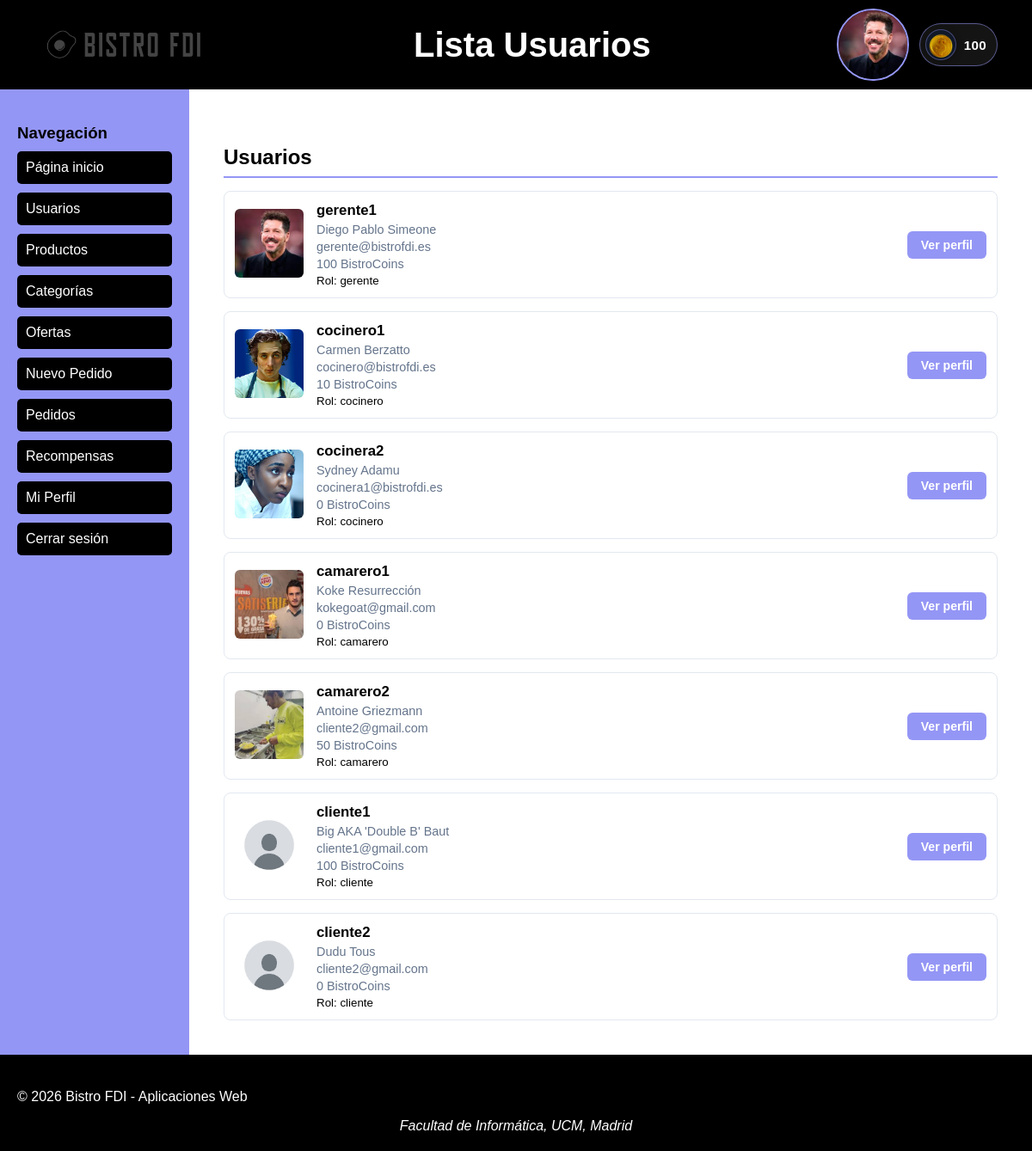
/includes/vistas/listaUsuarios.php (signed in), run on the app's committed database.
### tables this page shows
CREATE TABLE IF NOT EXISTS `Usuarios` (
  `id`             int(11)      NOT NULL AUTO_INCREMENT,
  `nombreUsuario`  varchar(50) NOT NULL,
  `email`          varchar(100) NOT NULL,
  `nombre`         varchar(100) NOT NULL,
  `apellidos`      varchar(150) NOT NULL,
  `password`       varchar(255) NOT NULL,
  `avatar`         varchar(255),
  `saldo_bistrocoins`int(11)    NOT NULL DEFAULT 0,
  `activo`         tinyint(1)   NOT NULL DEFAULT 1,
  `fecha_creacion` datetime     NOT NULL DEFAULT CURRENT_TIMESTAMP,
  PRIMARY KEY (`id`),
  UNIQUE KEY `uq_nombreUsuario` (`nombreUsuario`)
);

CREATE TABLE IF NOT EXISTS `Roles` (
  `id`        int(11)     NOT NULL AUTO_INCREMENT,
  `nombre`    varchar(50) NOT NULL,
  PRIMARY KEY (`id`),
  UNIQUE KEY `uq_rol_nombre` (`nombre`)
);

### includes/Usuario/UsuarioDB.php (called while the page is built, shortened)
<?php
class UsuarioDB
{
  public static function listarTodos()
  {
    $conn = Aplicacion::getInstance()->getConexionBd();
    $query = $conn->prepare("SELECT * FROM Usuarios");
    $query->execute();
    $rs = $query->get_result();
    $usuarios = [];
    while ($fila = $rs->fetch_assoc()) {
      $usuarios[] = new Usuario($fila['nombreUsuario'], $fila['password'], $fila['nombre'], $fila['apellidos'], $fila['email'], $fila['avatar'], $fila['saldo_bistrocoins'], $fila["id"]);
    }
    return $usuarios;
  }
  public static function buscarPorNombre($nombreUsuario)
  {
    $conn = Aplicacion::getInstance()->getConexionBd();
    $query = $conn->prepare("SELECT * FROM Usuarios U WHERE U.nombreUsuario=?");
    $query->bind_param("s", $nombreUsuario);
    $query->execute();
    $rs = $query->get_result();
    $fila = $rs->fetch_assoc();
    if ($fila) {
      Rol::cargarRol($fila['id']);
      $user = new Usuario($fila['nombreUsuario'], $fila['password'], $fila['nombre'], $fila['apellidos'], $fila['email'], $fila['avatar'], $fila['saldo_bistrocoins'], $fila['id']);
      return $user;
    }
    return null;
  }
}

### includes/Usuario/UsuarioService.php (called while the page is built, shortened)
<?php
require_once dirname(__DIR__, 2) . '/includes/config.php';
class UsuarioService
{
  public static function listarTodos()
  {
    return UsuarioDB::listarTodos();
  }
}

### includes/config.php (called while the page is built, shortened)
<?php
spl_autoload_register(function ($class) {
  $prefix = 'es\\ucm\\fdi\\aw\\';
  $base_dir = __DIR__ . '/';
  $len = strlen($prefix);
  $relative_class = substr($class, $len);
  $file = $base_dir . str_replace('\\', '/', $relative_class) . '.php';
});

### includes/Usuario/Usuario.php (called while the page is built, shortened)
<?php
class Usuario
{
  private $nombreUsuario;
  private $nombre;
  private $apellidos;
  private $email;
  private $avatar;
  private $saldo_bistrocoins;
  public function __construct($nombreUsuario, $password, $nombre, $apellidos, $email, $avatar, $saldo_bistrocoins = null, $id = null)
  {
    $this->nombreUsuario = $nombreUsuario;
    $this->nombre = $nombre;
    $this->apellidos = $apellidos;
    $this->email = $email;
    $this->avatar = $avatar;
    $this->saldo_bistrocoins = $saldo_bistrocoins;
  }
  public function getNombreUsuario()
  {
    return $this->nombreUsuario;
  }
  public function getNombre()
  {
    return $this->nombre;
  }
  public function getEmail()
  {
    return $this->email;
  }
  public function getApellidos()
  {
    return $this->apellidos;
  }
  public function getAvatar()
  {
    return $this->avatar;
  }
  public function getSaldoBistrocoins()
  {
    return $this->saldo_bistrocoins;
  }
}

### includes/Usuario/Rol.php (called while the page is built, shortened)
<?php
class Rol
{
  private $nombre;
  public function __construct($id, $nombre = null)
  {
    $this->nombre = $nombre;
  }
  public function getNombre()
  {
    return $this->nombre;
  }
  public static function cargarRol($idUsuario)
  {
    $conn = Aplicacion::getInstance()->getConexionBd();
    $query = $conn->prepare("SELECT Roles.id, Roles.nombre FROM Roles INNER JOIN RolesUsuario ON Roles.id = RolesUsuario.rol WHERE RolesUsuario.usuario=?");
    $query->bind_param("i", $idUsuario);
    $query->execute();
    $rs = $query->get_result();
    if ($rs) {
      $rsRol = $rs->fetch_assoc();
      if ($rsRol != null) {
        $rol = new Rol(intval($rsRol['id']), $rsRol['nombre']);
        return $rol;
      }
    } else {
      error_log("Error BD ({$conn->errno}): {$conn->error}");
    }
    return null;
  }
}

### includes/vistas/login/listarUsuarios.php (the view, shortened to what this page needs)
<?php
class listarUsuarios
{
  public static function listarUsuarios()
  {
    $filas = "";
    $usuarios = UsuarioService::listarTodos();
    foreach ($usuarios as $u) {
      $rol = Rol::cargarRol($u->getId());
      $avatar_img = "<img src='" . RUTA_APP . $u->getAvatar() . "' alt='{$u->getNombreUsuario()}'>";
      $perfilUrl = "perfilUsuario.php?nombreUsuario={$u->getNombreUsuario()}";
      $saldo = $u->getSaldoBistrocoins() . " BistroCoins";
      $filas .= <<<FILA
        <div class="categoria-item">
            <div class="categoria-imagen">
                {$avatar_img}
            </div>
            <div class="categoria-info">
                <strong class="categoria-nombre">{$u->getNombreUsuario()}</strong>
                <span class="categoria-descripcion">
                    {$u->getNombre()} {$u->getApellidos()}
                </span>
                <span class="categoria-descripcion">
                    {$u->getEmail()}
                </span>
                <span class="categoria-descripcion">
                    {$saldo}
                </span>
                <small>Rol: {$rol->getNombre()}</small>
            </div>
            <div class="categoria-acciones">
                <a href="{$perfilUrl}" class="btn btn-ver">Ver perfil</a>
            </div>
        </div>
        FILA;
    }
    return $filas;
  }
}

### includes/vistas/common/header.php (shortened to what this page needs)
<?php
$saldoCliente = null;
if (
    Aplicacion::estaLogueado()
    && !empty($_SESSION['nombreUsuario'])
) {
    $usuarioActual = UsuarioDB::buscarPorNombre($_SESSION['nombreUsuario']);
    if ($usuarioActual) {
        $saldoCliente = (int) $usuarioActual->getSaldoBistrocoins();
    }
}
?>
<header>
    <img src="<?php echo RUTA_IMGS; ?>/logo2.png" alt="Logo de Bistro FDI">
    <h1><?= $tituloHeader ?></h1>
    <div class="saludo">
        <?php if (isset($_SESSION['login']) && $_SESSION['login'] === true): ?>
            <img src="<?= RUTA_APP . htmlspecialchars($_SESSION['avatar']) ?>" width="80" height="80" alt="Avatar">
            <?php if ($saldoCliente !== null): ?>
                <div class="saldo-cliente" title="Saldo actual en BistroCoins">
                    <span class="moneda-bistro" aria-hidden="true">
                        <img src="<?= RUTA_IMGS . '/bistroCoins.png' ?>" alt="BistroCoins">
                    </span>
                    <span class="saldo-valor"><?= number_format($saldoCliente, 0, ',', '.') ?></span>
                </div>
            <?php endif; ?>
        <?php else: ?>
            Usuario desconocido. Inicia sesión para acceder a las funcionalidades.
        <?php endif; ?>
    </div>
</header>

### css/estilos.css (style rules this page uses)
body { background-color: white; font-family: "Lexend", "Montserrat", sans-serif; margin: 0; padding: 0; display: flex; flex-direction: column; min-height: 100vh; }
header { background-color: #000000; color: white; padding: 10px 40px; display: flex; flex-direction: row; align-items: center; justify-content: space-between; gap: 20px; }
header h1 { margin: 0; font-size: 2.5rem; color: white; }
header img { max-width: 225px; height: auto; margin-top: 0; }
header .saludo img { width: 80px; height: 80px; border-radius: 50%; object-fit: cover; border: 2px solid #9496f5; }
header .saludo { display: flex; align-items: center; gap: 12px; }
.saldo-cliente { display: inline-flex; align-items: center; gap: 9px; background: rgba(255, 255, 255, 0.08); border: 1px solid rgba(148, 150, 245, 0.55); border-radius: 999px; padding: 6px 12px 6px 6px; }
.moneda-bistro { width: 34px; height: 34px; border-radius: 50%; overflow: hidden; display: inline-flex; align-items: center; justify-content: center; background: #111827; border: 1px solid rgba(148, 150, 245, 0.4); box-shadow: 0 2px 8px rgba(0, 0, 0, 0.25); }
.saldo-cliente .moneda-bistro img { width: 100%; height: 100%; border-radius: 50%; object-fit: contain; background: transparent; display: block; border: none; }
.saldo-valor { color: #ffffff; font-weight: 700; font-size: 0.95rem; letter-spacing: 0.02em; }
h1 { color: black; margin-bottom: 15px; }
main a, aside a { color: #9496f5; text-decoration: none; }
.btn { display: inline-block; padding: 8px 16px; border-radius: 6px; font-size: 0.88rem; font-weight: 600; text-decoration: none; cursor: pointer; border: none; transition: opacity 0.15s; }
.btn-ver { background-color: #9496f5; color: white; }
.categoria-item { display: flex; align-items: center; gap: 15px; background: white; border: 1px solid #e2e8f0; border-radius: 8px; padding: 12px; }
.categoria-imagen img, .categoria-imagen .img-placeholder { width: 80px; height: 80px; object-fit: cover; border-radius: 6px; }
.categoria-info { flex: 1; display: flex; flex-direction: column; gap: 4px; }
.categoria-nombre { font-size: 1.05em; }
.categoria-descripcion { font-size: 0.9em; color: #64748b; }
.categoria-acciones { flex-shrink: 0; }

### data on the page
usuarios: saldo_bistrocoins "100", avatar (picture), nombreUsuario "gerente1", nombre "Diego Pablo", apellidos "Simeone", email "gerente@bistrofdi.es", saldo_bistrocoins "100 BistroCoins", roles.nombre "gerente"
usuarios: avatar (picture), nombreUsuario "cocinero1", nombre "Carmen", apellidos "Berzatto", email "cocinero@bistrofdi.es", saldo_bistrocoins "10 BistroCoins", roles.nombre "cocinero"
usuarios: avatar (picture), nombreUsuario "cocinera2", nombre "Sydney", apellidos "Adamu", email "cocinera1@bistrofdi.es", saldo_bistrocoins "0 BistroCoins", roles.nombre "cocinero"
usuarios: avatar (picture), nombreUsuario "camarero1", nombre "Koke", apellidos "Resurrección", email "kokegoat@gmail.com", saldo_bistrocoins "0 BistroCoins", roles.nombre "camarero"
usuarios: avatar (picture), nombreUsuario "camarero2", nombre "Antoine", apellidos "Griezmann", email "cliente2@gmail.com", saldo_bistrocoins "50 BistroCoins", roles.nombre "camarero"
usuarios: avatar (placeholder picture), nombreUsuario "cliente1", nombre "Big AKA 'Double B'", apellidos "Baut", email "cliente1@gmail.com", saldo_bistrocoins "100 BistroCoins", roles.nombre "cliente"
usuarios: avatar (placeholder picture), nombreUsuario "cliente2", nombre "Dudu", apellidos "Tous", email "cliente2@gmail.com", saldo_bistrocoins "0 BistroCoins", roles.nombre "cliente"

### other printed values
$tituloHeader "Lista Usuarios"
